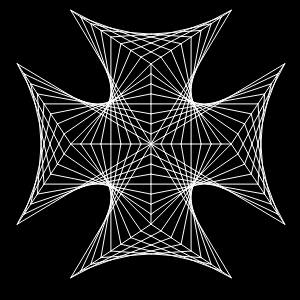
Frame 1 (no input)
Frame 60 (no input): identical to frame 1, image omitted
Frame 120 (the mouse pressed at the canvas centre since frame 60): identical to frame 1, image omitted

The p5.js sketch that drew this single still picture (run headless with seeded random() and noise() and a simulated clock; from frame 60 on, the mouse is pressed at the canvas centre):

// p5.js sketch
// ── sketch.js
//var mesh = [ [237.9,134,284.7,224.2], [244.6,123.9,278,214.2], [251.3,113.9,271.3,204.2], [258,103.9,264.6,194.1], [264.6,93.9,258,184.1], [271.3,83.8,251.3,174.1], [278,73.8,244.6,164.1], [284.7,63.8,237.9,154], [237.9,154,284.7,63.8], [244.6,164.1,278,73.8], [251.3,174.1,271.3,83.8], [258,184.1,264.6,93.9], [264.6,194.1,258,103.9], [271.3,204.2,251.3,113.9], [278,214.2,244.6,123.9], [284.7,224.2,237.9,134], [64.1,134,17.3,224.2], [57.4,123.9,24,214.2], [50.7,113.9,30.7,204.2], [44,103.9,37.4,194.1], [37.4,93.9,44,184.1], [30.7,83.8,50.7,174.1], [24,73.8,57.4,164.1], [17.3,63.8,64.1,154], [64.1,154,17.3,63.8], [57.4,164.1,24,73.8], [50.7,174.1,30.7,83.8], [44,184.1,37.4,93.9], [37.4,194.1,44,103.9], [30.7,204.2,50.7,113.9], [24,214.2,57.4,123.9], [17.3,224.2,64.1,134], [141,230.9,231.2,277.7], [130.9,237.6,221.2,271], [120.9,244.3,211.2,264.3], [110.9,251,201.1,257.6], [100.9,257.6,191.1,251], [90.8,264.3,181.1,244.3], [80.8,271,171.1,237.6], [70.8,277.7,161,230.9], [161,230.9,70.8,277.7], [171.1,237.6,80.8,271], [181.1,244.3,90.8,264.3], [191.1,251,100.9,257.6], [201.1,257.6,110.9,251], [211.2,264.3,120.9,244.3], [221.2,271,130.9,237.6], [231.2,277.7,141,230.9], [151,204.2,57.4,164.1], [151,214.2,64.1,154], [151,63.8,70.8,10.3], [151,63.8,231.2,10.3], [231.2,144,284.7,63.8], [231.2,144,284.7,224.2], [151,144,231.2,144], [151,144,151,63.8], [151,144,284.7,63.8], [151,134,278,73.8], [151,123.9,271.3,83.8], [151,113.9,264.6,93.9], [151,103.9,258,103.9], [151,93.9,251.3,113.9], [151,83.8,244.6,123.9], [151,73.8,237.9,134], [151,63.8,231.2,144], [151,144,231.2,10.3], [161,144,221.2,17], [171.1,144,211.2,23.7], [181.1,144,201.1,30.4], [191.1,144,191.1,37], [201.1,144,181.1,43.7], [211.2,144,171.1,50.4], [221.2,144,161,57.1], [231.2,144,151,63.8], [141,57.1,231.2,10.3], [130.9,50.4,221.2,17], [120.9,43.7,211.2,23.7], [110.9,37,201.1,30.4], [100.9,30.4,191.1,37], [90.8,23.7,181.1,43.7], [80.8,17,171.1,50.4], [70.8,10.3,161,57.1], [70.8,144,17.3,63.8], [70.8,144,17.3,224.2], [151,224.2,70.8,277.7], [151,224.2,231.2,277.7], [151,144,151,224.2], [151,144,70.8,144], [151,144,70.8,277.7], [141,144,80.8,271], [130.9,144,90.8,264.3], [120.9,144,100.9,257.6], [110.9,144,110.9,251], [100.9,144,120.9,244.3], [90.8,144,130.9,237.6], [80.8,144,141,230.9], [70.8,144,151,224.2], [151,144,17.3,224.2], [151,154,24,214.2], [151,164.1,30.7,204.2], [151,174.1,37.4,194.1], [151,184.1,44,184.1], [151,194.1,50.7,174.1], [151,224.2,70.8,144], [151,144,70.8,10.3], [141,144,80.8,17], [130.9,144,90.8,23.7], [120.9,144,100.9,30.4], [110.9,144,110.9,37], [100.9,144,120.9,43.7], [90.8,144,130.9,50.4], [80.8,144,141,57.1], [70.8,144,151,63.8], [151,144,17.3,63.8], [151,134,24,73.8], [151,123.9,30.7,83.8], [151,113.9,37.4,93.9], [151,103.9,44,103.9], [151,93.9,50.7,113.9], [151,83.8,57.4,123.9], [151,73.8,64.1,134], [161,57.1,70.8,10.3], [171.1,50.4,80.8,17], [181.1,43.7,90.8,23.7], [191.1,37,100.9,30.4], [201.1,30.4,110.9,37], [211.2,23.7,120.9,43.7], [221.2,17,130.9,50.4], [231.2,10.3,141,57.1], [151,63.8,70.8,144], [151,144,284.7,224.2], [151,154,278,214.2], [151,164.1,271.3,204.2], [151,174.1,264.6,194.1], [151,184.1,258,184.1], [151,194.1,251.3,174.1], [151,204.2,244.6,164.1], [151,214.2,237.9,154], [151,224.2,231.2,144], [151,144,231.2,277.7], [161,144,221.2,271], [171.1,144,211.2,264.3], [181.1,144,201.1,257.6], [191.1,144,191.1,251], [201.1,144,181.1,244.3], [211.2,144,171.1,237.6], [221.2,144,161,230.9], [231.2,144,151,224.2] ];
var mesh = [ [196.1,68.8,193.6,73], [188.6,81.3,186.1,85.5], [180.8,94.4,179.7,96.1], [179.7,96.1,177.9,99.2], [191.1,77.1,188.6,81.3], [181.1,93.9,183.6,89.7], [186.1,85.5,183.6,89.7], [196.1,68.8,198.6,64.6], [231.2,10.3,198.6,64.6], [181.1,93.9,180.8,94.4], [193.6,73,191.1,77.1], [166,118.9,171.2,110.4], [175.1,103.9,177.9,99.2], [159.4,130,166,118.9], [151,144,159.4,130], [171.2,110.4,175.1,103.9], [194.9,72.6,198.6,64.6], [165,135.6,170.1,124.9], [174.2,116.2,177.5,109.2], [170.1,124.9,174.2,116.2], [191.1,80.5,189.2,84.5], [161,144,165,135.6], [180,103.9,181.9,100], [221.2,17,198.6,64.6], [183.6,96.4,185.5,92.4], [194.9,72.6,193,76.5], [183.6,96.4,183,97.6], [183,97.6,181.9,100], [189.2,84.5,187.4,88.4], [193,76.5,191.1,80.5], [187.4,88.4,185.5,92.4], [177.5,109.2,180,103.9], [183.6,96.4,183.6,96.4], [183,108.3,184.4,103.9], [192.4,80.1,191.1,83.8], [186.1,98.9,185.5,100.8], [184.4,103.9,185.5,100.8], [171.1,144,176.1,129], [181.1,113.9,183,108.3], [189.9,87.6,191.1,83.8], [187.4,95.1,188.6,91.4], [196.1,68.8,194.9,72.6], [186.1,98.9,186.3,98.2], [186.1,98.9,186.1,98.9], [187.4,95.1,186.3,98.2], [192.4,80.1,194.9,72.6], [211.2,23.7,196.1,68.8], [178.8,120.8,181.1,113.9], [189.9,87.6,188.6,91.4], [176.1,129,178.8,120.8], [191.1,87.2,192.4,80.1], [188.6,101.4,188.6,101.4], [188.8,100,189.2,97.8], [185.8,117.5,186.7,112], [192.4,80.1,193,76.5], [193.6,73,193,76.5], [188.6,101.4,188.8,100.1], [201.1,30.4,201.1,30.4], [193.6,73,201.1,30.4], [191.1,87.2,190.5,90.7], [181.1,144,184.6,123.8], [189.9,94.3,189.2,97.8], [186.7,112,187.5,107.5], [187.5,107.5,188.2,103.9], [188.6,101.4,188.2,103.9], [188.8,100,188.8,100.1], [189.9,94.3,190.5,90.7], [184.6,123.8,185.8,117.5], [191.1,87.2,191.1,83.8], [191.1,93.9,191.1,97.2], [191.1,115,191.1,110.6], [191.1,100.5,191.1,97.2], [191.1,100.5,191.1,101], [191.1,119.9,191.1,115], [191.1,83.8,191.1,80.5], [191.1,93.9,191.1,87.2], [191.1,101.6,191.1,101], [191.1,37,191.1,77.1], [191.1,110.6,191.1,106.8], [191.1,103.9,191.1,103.9], [191.1,106.8,191.1,103.9], [191.1,144,191.1,119.9], [191.1,80.5,191.1,77.1], [191.1,101.6,191.1,101.9], [191.1,103.9,191.1,101.9], [188.6,81.3,181.1,43.7], [192.4,100.1,192.7,101.7], [193,103.3,193.1,103.9], [181.1,43.7,181.1,43.7], [188.6,81.3,189.2,84.5], [193,103.3,192.9,102.8], [192.4,100.1,191.1,93.9], [195,113.1,194.2,109.5], [192.8,102.2,192.7,101.7], [191.1,93.9,190.5,90.7], [189.9,87.6,189.2,84.5], [194.2,109.5,193.6,106.4], [195.8,117.1,195,113.1], [192.8,102.2,192.9,102.8], [201.1,144,195.8,117.1], [193.6,106.4,193.6,106.4], [190.5,90.7,189.9,87.6], [193.6,106.4,193.1,103.9], [188.6,91.4,187.4,88.4], [196.1,108.9,196.1,108.9], [193.8,103.4,193.3,102.3], [193.8,103.4,194,103.9], [193.1,101.9,193.3,102.3], [191.1,97.2,189.9,94.3], [189.9,94.3,188.6,91.4], [192.4,100.1,191.1,97.2], [194.9,106,194,103.9], [171.1,50.4,171.1,50.4], [198.9,115.3,197.4,112], [211.2,144,198.9,115.3], [197.4,112,196.1,108.9], [196.1,108.9,194.9,106.2], [193.1,101.9,192.4,100.1], [194.9,106,194.9,106.2], [187.4,88.4,186.1,85.5], [186.1,85.5,171.1,50.4], [198.6,111.4,198.6,111.4], [193.4,103.9,193,103.3], [221.2,144,200.6,114.2], [191.1,100.5,189.2,97.8], [200.6,114.2,198.6,111.4], [192.5,102.5,192.2,102.1], [191.6,101.2,192.2,102.1], [195,106.2,196.8,108.7], [193.4,103.9,194.9,106], [187.4,95.1,185.5,92.4], [189.2,97.8,187.4,95.1], [185.5,92.4,183.6,89.7], [192.5,102.5,193,103.3], [183.6,89.7,161,57.1], [195,106.2,194.9,106], [191.6,101.2,191.1,100.5], [198.6,111.4,196.8,108.7], [193.6,106.4,191.1,103.9], [191.1,103.9,188.6,101.4], [181.1,93.9,183.6,96.4], [198.6,111.4,196.1,108.9], [151,63.8,181.1,93.9], [231.2,144,201.1,113.9], [196.1,108.9,193.6,106.4], [186.1,98.9,183.6,96.4], [201.1,113.9,198.6,111.4], [188.6,101.4,186.1,98.9], [165,135.6,151,144], [222,101.4,217.9,103.9], [191.1,119.9,195.8,117.1], [200.6,114.2,201.1,113.9], [195.8,117.1,198.9,115.3], [209.5,108.9,213.7,106.4], [198.9,115.3,200.6,114.2], [205.3,111.4,209.5,108.9], [201.1,113.9,205.3,111.4], [226.2,98.9,222,101.4], [217.9,103.9,213.7,106.4], [230.4,96.4,226.2,98.9], [191.1,119.9,184.6,123.8], [176.1,129,165,135.6], [284.7,63.8,230.4,96.4], [184.6,123.8,176.1,129], [178.8,120.8,170.1,124.9], [185.8,117.5,178.8,120.8], [218.5,102,214.5,103.9], [191.1,115,195,113.1], [195,113.1,197.4,112], [197.4,112,198.6,111.4], [230.4,96.4,222.4,100.1], [159.4,130,151,134], [198.6,111.4,202.6,109.5], [202.6,109.5,206.6,107.6], [222.4,100.1,218.5,102], [210.5,105.8,206.6,107.6], [170.1,124.9,159.4,130], [185.8,117.5,191.1,115], [278,73.8,230.4,96.4], [214.5,103.9,210.5,105.8], [211.2,103.9,207.4,105.1], [181.1,113.9,186.7,112], [214.9,102.6,211.2,103.9], [194.2,109.5,196.1,108.9], [207.4,105.1,203.6,106.4], [196.8,108.7,199.9,107.6], [203.6,106.4,199.9,107.6], [196.1,108.9,196.8,108.7], [191.1,110.6,194.2,109.5], [186.7,112,191.1,110.6], [166,118.9,151,123.9], [174.2,116.2,166,118.9], [271.3,83.8,226.2,98.9], [226.2,98.9,222.4,100.1], [222.4,100.1,214.9,102.6], [181.1,113.9,174.2,116.2], [191.1,106.8,193.6,106.4], [183,108.3,187.5,107.5], [177.5,109.2,183,108.3], [195,106.2,194.9,106.2], [177.5,109.2,171.2,110.4], [200.7,105.1,197.2,105.8], [171.2,110.4,151,113.9], [214.9,102.6,207.8,103.9], [194.9,106.2,193.6,106.4], [187.5,107.5,191.1,106.8], [214.9,102.6,218.5,102], [207.8,103.9,204.3,104.5], [222,101.4,218.5,102], [204.3,104.5,200.7,105.1], [197.2,105.8,195,106.2], [264.6,93.9,222,101.4], [180,103.9,184.4,103.9], [214.5,103.9,211.2,103.9], [194.5,103.9,194,103.9], [258,103.9,217.9,103.9], [207.8,103.9,211.2,103.9], [175.1,103.9,151,103.9], [175.1,103.9,180,103.9], [207.8,103.9,201.1,103.9], [194,103.9,193.4,103.9], [214.5,103.9,217.9,103.9], [197.8,103.9,194.5,103.9], [193.1,103.9,191.1,103.9], [193.4,103.9,193.1,103.9], [201.1,103.9,197.8,103.9], [184.4,103.9,188.2,103.9], [188.2,103.9,191.1,103.9], [201.1,103.9,194.9,102.6], [191.7,102,191.1,101.9], [192.2,102.1,191.7,102], [181.9,100,177.9,99.2], [192.8,102.2,192.2,102.1], [191.1,101.9,188.6,101.4], [201.1,103.9,204.3,104.5], [207.4,105.1,204.3,104.5], [177.9,99.2,151,93.9], [207.4,105.1,210.5,105.8], [188.6,101.4,185.5,100.8], [213.7,106.4,210.5,105.8], [193.3,102.3,192.8,102.2], [194.9,102.6,193.3,102.3], [213.7,106.4,251.3,113.9], [185.5,100.8,181.9,100], [183,97.6,179.7,96.1], [191.1,101,189,100.1], [183,97.6,186.1,98.9], [191.6,101.2,191.1,101], [189,100.1,188.8,100.1], [188.8,100.1,186.1,98.9], [193.1,101.9,192.7,101.7], [206.6,107.6,203.6,106.4], [200.7,105.1,197.8,103.9], [200.7,105.1,203.6,106.4], [194.9,102.6,197.8,103.9], [206.6,107.6,209.5,108.9], [192.7,101.7,191.6,101.2], [179.7,96.1,151,83.8], [194.9,102.6,193.1,101.9], [209.5,108.9,244.6,123.9], [191.7,102,192.5,102.5], [189,100.1,191.1,101.6], [180.8,94.4,183.6,96.4], [205.3,111.4,237.9,134], [194.5,103.9,197.2,105.8], [188.8,100,186.3,98.2], [180.8,94.4,151,73.8], [186.3,98.2,183.6,96.4], [205.3,111.4,202.6,109.5], [193.8,103.4,192.9,102.8], [192.9,102.8,192.5,102.5], [191.7,102,191.1,101.6], [199.9,107.6,197.2,105.8], [202.6,109.5,199.9,107.6], [194.5,103.9,193.8,103.4], [189,100.1,188.8,100], [75.8,189.1,80,186.6], [110.9,168.1,117.4,164.2], [103.1,172.7,106.2,170.9], [106.2,170.9,110.9,168.1], [88.3,181.6,84.1,184.1], [96.7,176.6,100.9,174.1], [137,152.4,125.9,159], [101.4,173.8,103.1,172.7], [80,186.6,84.1,184.1], [100.9,174.1,101.4,173.8], [71.6,191.6,75.8,189.1], [92.5,179.1,88.3,181.6], [117.4,164.2,125.9,159], [151,144,137,152.4], [96.7,176.6,92.5,179.1], [17.3,224.2,71.6,191.6], [104.6,176,103.4,176.6], [116.2,170.5,123.2,167.2], [103.4,176.6,99.4,178.5], [71.6,191.6,79.6,187.9], [142.6,158,151,154], [131.9,163.1,123.2,167.2], [83.5,186,87.5,184.1], [91.5,182.2,87.5,184.1], [79.6,187.9,83.5,186], [103.4,176.6,103.4,176.6], [104.6,176,107,174.9], [107,174.9,110.9,173], [110.9,173,116.2,170.5], [142.6,158,131.9,163.1], [99.4,178.5,95.4,180.4], [95.4,180.4,91.5,182.2], [24,214.2,71.6,191.6], [30.7,204.2,75.8,189.1], [136,169.1,127.8,171.8], [151,164.1,136,169.1], [115.3,176,120.9,174.1], [75.8,189.1,79.6,187.9], [98.4,181.6,94.6,182.9], [105.9,179.1,105.9,179.1], [107.8,178.5,105.9,179.1], [105.9,179.1,105.2,179.3], [107.8,178.5,110.9,177.4], [110.9,177.4,115.3,176], [87.1,185.4,90.8,184.1], [105.2,179.3,102.1,180.4], [90.8,184.1,94.6,182.9], [127.8,171.8,120.9,174.1], [102.1,180.4,98.4,181.6], [79.6,187.9,87.1,185.4], [80,186.6,83.5,186], [101.3,182.9,104.8,182.2], [104.8,182.2,107,181.8], [108.4,181.6,107.1,181.8], [107.1,181.8,107,181.8], [108.4,181.6,108.4,181.6], [110.9,181.2,114.5,180.5], [87.1,185.4,83.5,186], [94.2,184.1,97.7,183.5], [97.7,183.5,101.3,182.9], [110.9,181.2,108.4,181.6], [37.4,194.1,80,186.6], [114.5,180.5,119,179.7], [130.8,177.6,124.5,178.8], [124.5,178.8,119,179.7], [151,174.1,130.8,177.6], [87.1,185.4,94.2,184.1], [104.2,184.1,107.5,184.1], [122,184.1,126.9,184.1], [117.6,184.1,122,184.1], [94.2,184.1,90.8,184.1], [87.5,184.1,90.8,184.1], [151,184.1,126.9,184.1], [108.6,184.1,108.9,184.1], [100.9,184.1,104.2,184.1], [107.5,184.1,108,184.1], [108,184.1,108.6,184.1], [113.8,184.1,117.6,184.1], [108.9,184.1,110.9,184.1], [94.2,184.1,100.9,184.1], [110.9,184.1,110.9,184.1], [113.8,184.1,110.9,184.1], [84.1,184.1,44,184.1], [87.5,184.1,84.1,184.1], [109.2,185.8,109.8,185.9], [91.5,182.2,94.6,182.9], [109.8,185.9,110.3,186], [110.9,186.1,113.4,186.6], [124.1,188.8,151,194.1], [113.4,186.6,113.4,186.6], [110.3,186,110.9,186.1], [100.9,184.1,107.1,185.4], [120.1,188,124.1,188.8], [94.6,182.9,97.7,183.5], [116.5,187.2,120.1,188], [108.7,185.7,109.2,185.8], [88.3,181.6,50.7,174.1], [100.9,184.1,97.7,183.5], [91.5,182.2,88.3,181.6], [107.1,185.4,108.7,185.7], [113.4,186.6,116.5,187.2], [92.5,179.1,57.4,164.1], [109.3,186.3,110.4,186.8], [113,187.9,113.2,187.9], [92.5,179.1,95.4,180.4], [108.9,186.1,109.3,186.3], [95.4,180.4,98.4,181.6], [101.3,182.9,98.4,181.6], [110.9,187,113,187.9], [101.3,182.9,104.2,184.1], [113.2,187.9,115.9,189.1], [110.4,186.8,110.9,187], [115.9,189.1,115.9,189.1], [107.1,185.4,108.9,186.1], [119,190.4,115.9,189.1], [119,190.4,122.3,191.9], [107.1,185.4,104.2,184.1], [122.3,191.9,151,204.2], [102.1,180.4,104.8,182.2], [113,187.9,113.2,188], [64.1,154,64.1,154], [108.2,184.6,109.1,185.2], [118.4,191.6,118.4,191.6], [110.3,186,110.9,186.4], [64.1,154,96.7,176.6], [121.2,193.6,151,214.2], [107.5,184.1,104.8,182.2], [110.3,186,109.5,185.5], [96.7,176.6,99.4,178.5], [113,187.9,110.9,186.4], [121.2,193.6,118.4,191.6], [107.5,184.1,108.2,184.6], [115.7,189.8,118.4,191.6], [109.1,185.2,109.5,185.5], [99.4,178.5,102.1,180.4], [113.2,188,115.7,189.8], [100.9,174.1,103.4,176.6], [70.8,144,100.9,174.1], [108.4,181.6,110.9,184.1], [151,224.2,120.9,194.1], [110.9,184.1,113.4,186.6], [103.4,176.6,105.9,179.1], [115.9,189.1,118.4,191.6], [120.9,194.1,118.4,191.6], [113.4,186.6,115.9,189.1], [105.9,179.1,108.4,181.6], [126.9,184.1,130.8,177.6], [136,169.1,130.8,177.6], [108.4,215,105.9,219.2], [115.9,202.5,118.4,198.3], [121.2,193.6,122.3,191.9], [124.1,188.8,126.9,184.1], [142.6,158,136,169.1], [118.4,198.3,120.9,194.1], [108.4,215,110.9,210.9], [151,144,142.6,158], [103.4,223.4,105.9,219.2], [122.3,191.9,124.1,188.8], [120.9,194.1,121.2,193.6], [113.4,206.7,115.9,202.5], [70.8,277.7,103.4,223.4], [110.9,210.9,113.4,206.7], [110.9,207.5,112.8,203.5], [131.9,163.1,127.8,171.8], [114.6,199.6,112.8,203.5], [119,190.4,120.1,188], [109,211.5,110.9,207.5], [107.1,215.4,109,211.5], [118.4,191.6,116.5,195.6], [141,144,137,152.4], [114.6,199.6,116.5,195.6], [131.9,163.1,137,152.4], [80.8,271,103.4,223.4], [107.1,215.4,103.4,223.4], [120.1,188,122,184.1], [127.8,171.8,124.5,178.8], [124.5,178.8,122,184.1], [118.4,191.6,119,190.4], [114.6,192.9,115.7,189.8], [130.9,144,125.9,159], [115.9,189.1,115.7,189.8], [114.6,192.9,113.4,196.6], [120.9,174.1,119,179.7], [119,179.7,117.6,184.1], [109.6,207.9,110.9,204.2], [112.1,200.4,110.9,204.2], [90.8,264.3,105.9,219.2], [115.9,189.1,116.5,187.2], [117.6,184.1,116.5,187.2], [120.9,174.1,123.2,167.2], [112.1,200.4,113.4,196.6], [107.1,215.4,105.9,219.2], [109.6,207.9,107.1,215.4], [123.2,167.2,125.9,159], [109.6,207.9,109,211.5], [114.5,180.5,113.8,184.1], [115.3,176,114.5,180.5], [100.9,257.6,108.4,215], [108.4,215,109,211.5], [112.1,193.7,112.8,190.2], [110.9,200.8,111.5,197.3], [113.4,186.6,113.8,184.1], [113.2,188,112.8,190.2], [116.2,170.5,115.3,176], [110.9,200.8,109.6,207.9], [113.4,186.6,113.2,187.9], [120.9,144,117.4,164.2], [112.1,193.7,111.5,197.3], [113.2,188,113.2,187.9], [117.4,164.2,116.2,170.5], [110.9,186.4,110.9,187], [110.9,177.4,110.9,181.2], [110.9,187.5,110.9,187], [110.9,194.1,110.9,200.8], [110.9,184.1,110.9,186.1], [110.9,186.4,110.9,186.1], [110.9,194.1,110.9,190.8], [110.9,173,110.9,177.4], [110.9,187.5,110.9,190.8], [110.9,251,110.9,210.9], [110.9,204.2,110.9,207.5], [110.9,207.5,110.9,210.9], [110.9,144,110.9,168.1], [110.9,168.1,110.9,173], [110.9,200.8,110.9,204.2], [110.9,184.1,110.9,181.2], [109,184.7,109.1,185.2], [109,184.7,108.9,184.1], [106.2,170.9,107,174.9], [108.4,181.6,107.8,178.5], [107,174.9,107.8,178.5], [109.6,187.9,110.9,194.1], [109.2,185.8,109.3,186.3], [110.9,194.1,111.5,197.3], [112.1,200.4,112.8,203.5], [109.2,185.8,109.1,185.2], [108.4,181.6,108.9,184.1], [120.9,244.3,113.4,206.7], [111.5,197.3,112.1,200.4], [100.9,144,106.2,170.9], [109.6,187.9,109.3,186.3], [112.8,203.5,113.4,206.7], [105.9,179.1,107.1,181.8], [110.9,190.8,112.1,193.7], [108.9,186.1,108.7,185.7], [112.1,193.7,113.4,196.6], [109.6,187.9,110.9,190.8], [113.4,196.6,114.6,199.6], [103.1,172.7,90.8,144], [105.9,179.1,104.6,176], [115.9,202.5,130.9,237.6], [115.9,202.5,114.6,199.6], [107.1,182,107.1,181.8], [108.2,184.6,108.7,185.7], [108.9,186.1,109.6,187.9], [108.2,184.6,108,184.1], [103.1,172.7,104.6,176], [107.1,182,108,184.1], [103.4,176.6,105.2,179.3], [108.6,184.1,107.1,182], [112.8,190.2,114.6,192.9], [110.4,186.8,110.9,187.5], [141,230.9,118.4,198.3], [110.9,187.5,112.8,190.2], [107,181.8,107.1,182], [116.5,195.6,118.4,198.3], [108.6,184.1,109,184.7], [141,230.9,141,230.9], [114.6,192.9,116.5,195.6], [110.4,186.8,109.8,185.9], [109.5,185.5,109,184.7], [103.4,176.6,101.4,173.8], [109.5,185.5,109.8,185.9], [105.2,179.3,107,181.8], [80.8,144,101.4,173.8], [115.9,85.5,118.4,89.7], [103.4,64.6,105.9,68.8], [105.9,68.8,108.4,73], [118.4,89.7,120.9,93.9], [126.9,103.9,130.8,110.4], [130.8,110.4,136,118.9], [142.6,130,136,118.9], [120.9,93.9,121.2,94.4], [113.4,81.3,115.9,85.5], [121.2,94.4,122.3,96.1], [124.1,99.2,126.9,103.9], [113.4,81.3,110.9,77.1], [108.4,73,110.9,77.1], [151,144,142.6,130], [122.3,96.1,124.1,99.2], [70.8,10.3,103.4,64.6], [191.1,37,201.1,30.4], [191.1,37,181.1,43.7], [231.2,10.3,221.2,17], [211.2,23.7,201.1,30.4], [211.2,23.7,221.2,17], [181.1,43.7,171.1,50.4], [171.1,50.4,161,57.1], [151,63.8,161,57.1], [70.8,10.3,90.8,20.7], [90.8,20.7,100.9,25.9], [130.9,41.5,141,46.7], [120.9,36.3,130.9,41.5], [161,57.1,161,57.1], [110.9,31.1,100.9,25.9], [141,46.7,151,51.9], [110.9,31.1,120.9,36.3], [151,51.9,161,57.1], [171.1,50.4,161,46.7], [151,43,161,46.7], [90.8,20.7,80.8,17], [80.8,17,80.8,17], [110.9,28.1,120.9,31.8], [141,39.3,151,43], [120.9,31.8,130.9,35.6], [130.9,35.6,141,39.3], [110.9,28.1,90.8,20.7], [90.8,23.7,90.8,23.7], [110.9,28.1,100.9,25.9], [130.9,32.6,110.9,28.1], [100.9,25.9,90.8,23.7], [171.1,41.5,181.1,43.7], [151,37,161,39.3], [130.9,32.6,141,34.8], [151,37,141,34.8], [171.1,41.5,161,39.3], [130.9,32.6,120.9,31.8], [191.1,37,191.1,37], [110.9,31.1,100.9,30.4], [151,34.1,161,34.8], [171.1,35.6,161,34.8], [110.9,31.1,120.9,31.8], [151,34.1,130.9,32.6], [191.1,37,181.1,36.3], [171.1,35.6,181.1,36.3], [110.9,37,110.9,37], [130.9,35.6,120.9,36.3], [110.9,37,120.9,36.3], [141,34.8,130.9,35.6], [151,34.1,141,34.8], [171.1,32.6,151,34.1], [191.1,31.1,181.1,31.8], [171.1,32.6,181.1,31.8], [191.1,31.1,201.1,30.4], [130.9,41.5,141,39.3], [151,37,141,39.3], [191.1,28.1,171.1,32.6], [211.2,23.7,211.2,23.7], [130.9,41.5,120.9,43.7], [171.1,32.6,161,34.8], [120.9,43.7,120.9,43.7], [191.1,28.1,201.1,25.9], [161,34.8,151,37], [211.2,23.7,201.1,25.9], [221.2,17,221.2,17], [191.1,28.1,181.1,31.8], [211.2,20.7,221.2,17], [161,39.3,151,43], [171.1,35.6,161,39.3], [130.9,50.4,141,46.7], [151,43,141,46.7], [181.1,31.8,171.1,35.6], [211.2,20.7,191.1,28.1], [151,51.9,141,57.1], [211.2,20.7,201.1,25.9], [161,46.7,151,51.9], [141,57.1,141,57.1], [201.1,25.9,191.1,31.1], [171.1,41.5,161,46.7], [231.2,10.3,211.2,20.7], [191.1,31.1,181.1,36.3], [181.1,36.3,171.1,41.5], [130.9,50.4,141,57.1], [120.9,43.7,130.9,50.4], [80.8,17,90.8,23.7], [70.8,10.3,80.8,17], [110.9,37,120.9,43.7], [90.8,23.7,100.9,30.4], [110.9,37,100.9,30.4], [141,57.1,151,63.8], [64.1,134,57.4,123.9], [57.4,123.9,50.7,113.9], [50.7,113.9,44,103.9], [30.7,83.8,24,73.8], [44,103.9,37.4,93.9], [17.3,63.8,24,73.8], [64.1,134,70.8,144], [37.4,93.9,30.7,83.8], [37.4,194.1,44,184.1], [64.1,154,70.8,144], [64.1,154,57.4,164.1], [17.3,224.2,24,214.2], [24,214.2,30.7,204.2], [30.7,204.2,37.4,194.1], [57.4,164.1,50.7,174.1], [50.7,174.1,44,184.1], [70.8,144,80.8,144], [100.9,144,110.9,144], [110.9,144,120.9,144], [90.8,144,100.9,144], [120.9,144,130.9,144], [141,144,130.9,144], [151,144,141,144], [80.8,144,90.8,144], [151,134,151,123.9], [151,73.8,151,83.8], [151,93.9,151,103.9], [151,144,151,134], [151,83.8,151,93.9], [151,103.9,151,113.9], [151,113.9,151,123.9], [151,63.8,151,73.8], [110.9,119.9,117.4,123.8], [92.5,108.9,96.7,111.4], [103.1,115.3,106.2,117.1], [103.1,115.3,101.4,114.2], [71.6,96.4,17.3,63.8], [84.1,103.9,88.3,106.4], [106.2,117.1,110.9,119.9], [75.8,98.9,80,101.4], [117.4,123.8,125.9,129], [71.6,96.4,75.8,98.9], [151,144,137,135.6], [96.7,111.4,100.9,113.9], [137,135.6,125.9,129], [88.3,106.4,92.5,108.9], [80,101.4,84.1,103.9], [100.9,113.9,101.4,114.2], [116.2,117.5,123.2,120.8], [87.5,103.9,91.5,105.8], [103.4,111.4,103.4,111.4], [107,113.1,110.9,115], [91.5,105.8,95.4,107.6], [99.4,109.5,103.4,111.4], [79.6,100.1,83.5,102], [83.5,102,87.5,103.9], [104.6,112,107,113.1], [131.9,124.9,123.2,120.8], [71.6,96.4,79.6,100.1], [110.9,115,116.2,117.5], [95.4,107.6,99.4,109.5], [71.6,96.4,24,73.8], [131.9,124.9,142.6,130], [103.4,111.4,104.6,112], [142.6,130,151,134], [87.1,102.6,90.8,103.9], [87.1,102.6,79.6,100.1], [105.9,108.9,107.8,109.5], [110.9,110.6,115.3,112], [120.9,113.9,127.8,116.2], [75.8,98.9,30.7,83.8], [120.9,113.9,115.3,112], [136,118.9,151,123.9], [105.9,108.9,105.9,108.9], [75.8,98.9,79.6,100.1], [127.8,116.2,136,118.9], [90.8,103.9,94.6,105.1], [105.2,108.7,105.9,108.9], [94.6,105.1,98.4,106.4], [107.8,109.5,110.9,110.6], [102.1,107.6,105.2,108.7], [98.4,106.4,102.1,107.6], [80,101.4,37.4,93.9], [107,106.2,107.1,106.2], [114.5,107.5,119,108.3], [108.4,106.4,107.1,106.2], [101.3,105.1,97.7,104.5], [80,101.4,83.5,102], [124.5,109.2,119,108.3], [151,113.9,130.8,110.4], [108.4,106.4,110.9,106.8], [101.3,105.1,104.8,105.8], [114.5,107.5,110.9,106.8], [124.5,109.2,130.8,110.4], [104.8,105.8,107,106.2], [108.4,106.4,108.4,106.4], [94.2,103.9,87.1,102.6], [94.2,103.9,97.7,104.5], [83.5,102,87.1,102.6], [108.6,103.9,108.9,103.9], [84.1,103.9,44,103.9], [117.6,103.9,113.8,103.9], [110.9,103.9,113.8,103.9], [107.5,103.9,108,103.9], [108.6,103.9,108,103.9], [110.9,103.9,108.9,103.9], [107.5,103.9,104.2,103.9], [84.1,103.9,87.5,103.9], [126.9,103.9,151,103.9], [100.9,103.9,94.2,103.9], [110.9,103.9,110.9,103.9], [94.2,103.9,90.8,103.9], [87.5,103.9,90.8,103.9], [100.9,103.9,104.2,103.9], [117.6,103.9,122,103.9], [126.9,103.9,122,103.9], [109.2,102.2,109.8,102.1], [110.3,102,109.8,102.1], [113.4,101.4,113.4,101.4], [120.1,100,124.1,99.2], [151,93.9,124.1,99.2], [109.2,102.2,108.7,102.3], [88.3,106.4,50.7,113.9], [107.1,102.6,108.7,102.3], [91.5,105.8,94.6,105.1], [107.1,102.6,100.9,103.9], [97.7,104.5,94.6,105.1], [100.9,103.9,97.7,104.5], [120.1,100,116.5,100.8], [113.4,101.4,110.9,101.9], [113.4,101.4,116.5,100.8], [110.3,102,110.9,101.9], [88.3,106.4,91.5,105.8], [95.4,107.6,98.4,106.4], [104.2,103.9,101.3,105.1], [107.1,102.6,104.2,103.9], [122.3,96.1,151,83.8], [115.9,98.9,115.9,98.9], [110.4,101.2,109.3,101.7], [122.3,96.1,119,97.6], [108.9,101.9,109.3,101.7], [110.4,101.2,110.9,101], [113,100.1,110.9,101], [115.9,98.9,119,97.6], [108.9,101.9,107.1,102.6], [98.4,106.4,101.3,105.1], [95.4,107.6,92.5,108.9], [115.9,98.9,113.2,100.1], [92.5,108.9,57.4,123.9], [113,100.1,113.2,100.1], [108.2,103.4,109.1,102.8], [64.1,134,96.7,111.4], [110.9,101.6,110.3,102], [109.5,102.5,109.1,102.8], [109.5,102.5,110.3,102], [118.4,96.4,118.4,96.4], [107.5,103.9,104.8,105.8], [110.9,101.6,113,100.1], [64.1,134,64.1,134], [118.4,96.4,115.7,98.2], [113.2,100,113,100.1], [99.4,109.5,96.7,111.4], [108.2,103.4,107.5,103.9], [151,73.8,121.2,94.4], [118.4,96.4,121.2,94.4], [102.1,107.6,99.4,109.5], [113.2,100,115.7,98.2], [102.1,107.6,104.8,105.8], [118.4,96.4,115.9,98.9], [108.4,106.4,105.9,108.9], [151,63.8,120.9,93.9], [105.9,108.9,103.4,111.4], [120.9,93.9,118.4,96.4], [113.4,101.4,110.9,103.9], [110.9,103.9,108.4,106.4], [103.4,111.4,100.9,113.9], [70.8,144,100.9,113.9], [115.9,98.9,113.4,101.4], [122,103.9,124.5,109.2], [120.1,100,122,103.9], [131.9,124.9,127.8,116.2], [137,135.6,131.9,124.9], [103.4,64.6,107.1,72.6], [119,97.6,120.1,100], [118.4,96.4,119,97.6], [109,76.5,110.9,80.5], [110.9,80.5,112.8,84.5], [107.1,72.6,109,76.5], [124.5,109.2,127.8,116.2], [103.4,64.6,80.8,17], [112.8,84.5,114.6,88.4], [116.5,92.4,118.4,96.4], [114.6,88.4,116.5,92.4], [137,135.6,141,144], [112.1,87.6,113.4,91.4], [117.6,103.9,119,108.3], [119,108.3,120.9,113.9], [107.1,72.6,105.9,68.8], [109.6,80.1,110.9,83.8], [114.6,95.1,115.7,98.2], [123.2,120.8,120.9,113.9], [125.9,129,123.2,120.8], [115.7,98.2,115.9,98.9], [113.4,91.4,114.6,95.1], [90.8,23.7,105.9,68.8], [110.9,83.8,112.1,87.6], [115.9,98.9,116.5,100.8], [107.1,72.6,109.6,80.1], [116.5,100.8,117.6,103.9], [125.9,129,130.9,144], [113.4,101.4,113.8,103.9], [100.9,30.4,100.9,30.4], [116.2,117.5,117.4,123.8], [117.4,123.8,120.9,144], [114.5,107.5,115.3,112], [108.4,73,100.9,30.4], [109.6,80.1,109,76.5], [108.4,73,109,76.5], [110.9,87.2,111.5,90.7], [109.6,80.1,110.9,87.2], [111.5,90.7,112.1,94.3], [113.2,100,113.2,100.1], [113.2,100.1,113.4,101.4], [115.3,112,116.2,117.5], [112.1,94.3,112.8,97.8], [112.8,97.8,113.2,100], [113.8,103.9,114.5,107.5], [110.9,93.9,110.9,97.2], [110.9,100.5,110.9,101], [110.9,97.2,110.9,100.5], [110.9,87.2,110.9,93.9], [110.9,87.2,110.9,83.8], [110.9,101.9,110.9,103.9], [110.9,80.5,110.9,83.8], [110.9,115,110.9,119.9], [110.9,101.6,110.9,101.9], [110.9,37,110.9,77.1], [110.9,103.9,110.9,106.8], [110.9,80.5,110.9,77.1], [110.9,144,110.9,119.9], [110.9,110.6,110.9,115], [110.9,101,110.9,101.6], [110.9,106.8,110.9,110.6], [107.8,109.5,107,113.1], [110.9,93.9,111.5,90.7], [107,113.1,106.2,117.1], [107.8,109.5,108.4,106.4], [106.2,117.1,100.9,144], [112.1,87.6,111.5,90.7], [109.2,102.2,109.1,102.8], [109.6,100.1,109.3,101.7], [113.4,81.3,112.8,84.5], [120.9,43.7,113.4,81.3], [112.1,87.6,112.8,84.5], [109.1,102.8,109,103.3], [109.3,101.7,109.2,102.2], [108.9,103.9,108.4,106.4], [109,103.3,108.9,103.9], [110.9,93.9,109.6,100.1], [109.6,100.1,110.9,97.2], [112.1,94.3,110.9,97.2], [130.9,50.4,130.9,50.4], [114.6,88.4,113.4,91.4], [115.9,85.5,114.6,88.4], [108,103.9,107.1,106], [90.8,144,103.1,115.3], [130.9,50.4,115.9,85.5], [109.6,100.1,108.9,101.9], [104.6,112,105.9,108.9], [108.2,103.4,108,103.9], [112.1,94.3,113.4,91.4], [107.1,106,107.1,106.2], [108.9,101.9,108.7,102.3], [108.7,102.3,108.2,103.4], [107.1,106.2,105.9,108.9], [104.6,112,103.1,115.3], [107.1,106,107,106.2], [107,106.2,105.2,108.7], [114.6,95.1,112.8,97.8], [109.8,102.1,109.5,102.5], [110.4,101.2,109.8,102.1], [109,103.3,108.6,103.9], [105.2,108.7,103.4,111.4], [80.8,144,101.4,114.2], [103.4,111.4,101.4,114.2], [110.9,100.5,110.4,101.2], [110.9,100.5,112.8,97.8], [109,103.3,109.5,102.5], [118.4,89.7,116.5,92.4], [141,57.1,118.4,89.7], [114.6,95.1,116.5,92.4], [107.1,106,108.6,103.9], [58.9,144,53.7,134], [27.7,83.8,32.9,93.9], [43.3,113.9,38.1,103.9], [53.7,134,48.5,123.9], [48.5,123.9,43.3,113.9], [32.9,93.9,38.1,103.9], [64.1,154,58.9,144], [17.3,63.8,27.7,83.8], [57.4,164.1,53.7,154], [24,73.8,27.7,83.8], [53.7,154,50,144], [24,73.8,24,73.8], [42.6,123.9,46.3,134], [27.7,83.8,35.1,103.9], [38.8,113.9,42.6,123.9], [35.1,103.9,38.8,113.9], [57.4,164.1,57.4,164.1], [46.3,134,50,144], [46.3,154,48.5,164.1], [50.7,174.1,48.5,164.1], [44,144,46.3,154], [30.7,83.8,30.7,83.8], [30.7,83.8,32.9,93.9], [41.8,134,44,144], [35.1,103.9,32.9,93.9], [39.6,123.9,41.8,134], [35.1,103.9,39.6,123.9], [50.7,174.1,50.7,174.1], [44,184.1,44,184.1], [41.1,144,41.8,154], [42.6,164.1,43.3,174.1], [43.3,174.1,44,184.1], [37.4,93.9,37.4,93.9], [41.8,154,42.6,164.1], [39.6,123.9,38.8,113.9], [37.4,93.9,38.1,103.9], [38.1,103.9,38.8,113.9], [39.6,123.9,41.1,144], [38.8,174.1,38.1,184.1], [38.1,184.1,37.4,194.1], [41.1,144,39.6,164.1], [42.6,123.9,43.3,113.9], [44,103.9,43.3,113.9], [44,103.9,44,103.9], [41.1,144,41.8,134], [42.6,123.9,41.8,134], [39.6,164.1,38.8,174.1], [37.4,194.1,37.4,194.1], [50.7,113.9,48.5,123.9], [50.7,113.9,50.7,113.9], [48.5,123.9,46.3,134], [30.7,204.2,30.7,204.2], [39.6,164.1,35.1,184.1], [39.6,164.1,41.8,154], [32.9,194.1,30.7,204.2], [32.9,194.1,35.1,184.1], [44,144,41.8,154], [44,144,46.3,134], [35.1,184.1,38.8,174.1], [57.4,123.9,57.4,123.9], [24,214.2,27.7,204.2], [24,214.2,24,214.2], [50,144,46.3,154], [53.7,134,50,144], [57.4,123.9,53.7,134], [42.6,164.1,38.8,174.1], [35.1,184.1,27.7,204.2], [42.6,164.1,46.3,154], [32.9,194.1,38.1,184.1], [53.7,154,58.9,144], [17.3,224.2,27.7,204.2], [64.1,134,58.9,144], [48.5,164.1,53.7,154], [38.1,184.1,43.3,174.1], [27.7,204.2,32.9,194.1], [48.5,164.1,43.3,174.1], [271.3,83.8,264.6,93.9], [278,73.8,271.3,83.8], [237.9,134,244.6,123.9], [231.2,144,237.9,134], [284.7,63.8,278,73.8], [264.6,93.9,258,103.9], [258,103.9,251.3,113.9], [244.6,123.9,251.3,113.9], [237.9,134,243.1,144], [253.5,164.1,258.7,174.1], [269.1,194.1,263.9,184.1], [274.3,204.2,269.1,194.1], [237.9,134,237.9,134], [248.3,154,253.5,164.1], [243.1,144,248.3,154], [258.7,174.1,263.9,184.1], [284.7,224.2,274.3,204.2], [244.6,123.9,248.3,134], [248.3,134,252,144], [278,214.2,274.3,204.2], [278,214.2,278,214.2], [263.2,174.1,259.4,164.1], [259.4,164.1,255.7,154], [274.3,204.2,266.9,184.1], [266.9,184.1,263.2,174.1], [244.6,123.9,244.6,123.9], [255.7,154,252,144], [253.5,123.9,251.3,113.9], [266.9,184.1,262.4,164.1], [260.2,154,258,144], [271.3,204.2,269.1,194.1], [255.7,134,253.5,123.9], [262.4,164.1,260.2,154], [271.3,204.2,271.3,204.2], [266.9,184.1,269.1,194.1], [258,144,255.7,134], [251.3,113.9,251.3,113.9], [260.2,134,259.4,123.9], [258.7,113.9,258,103.9], [262.4,164.1,260.9,144], [264.6,194.1,264.6,194.1], [264.6,194.1,263.9,184.1], [260.9,144,260.2,134], [262.4,164.1,263.2,174.1], [259.4,123.9,258.7,113.9], [258,103.9,258,103.9], [263.9,184.1,263.2,174.1], [263.2,113.9,262.4,123.9], [264.6,93.9,264.6,93.9], [260.9,144,260.2,154], [259.4,164.1,260.2,154], [263.2,113.9,263.9,103.9], [263.9,103.9,264.6,93.9], [258,184.1,258,184.1], [258,184.1,258.7,174.1], [259.4,164.1,258.7,174.1], [260.9,144,262.4,123.9], [258,144,255.7,154], [253.5,164.1,255.7,154], [251.3,174.1,251.3,174.1], [269.1,93.9,271.3,83.8], [271.3,83.8,271.3,83.8], [258,144,260.2,134], [262.4,123.9,260.2,134], [262.4,123.9,266.9,103.9], [269.1,93.9,266.9,103.9], [251.3,174.1,253.5,164.1], [252,144,255.7,134], [252,144,248.3,154], [259.4,123.9,255.7,134], [278,73.8,278,73.8], [278,73.8,274.3,83.8], [274.3,83.8,266.9,103.9], [263.2,113.9,259.4,123.9], [266.9,103.9,263.2,113.9], [244.6,164.1,244.6,164.1], [244.6,164.1,248.3,154], [269.1,93.9,263.9,103.9], [274.3,83.8,269.1,93.9], [248.3,134,253.5,123.9], [237.9,154,237.9,154], [263.9,103.9,258.7,113.9], [243.1,144,237.9,154], [258.7,113.9,253.5,123.9], [284.7,63.8,274.3,83.8], [243.1,144,248.3,134], [231.2,144,237.9,154], [258,184.1,264.6,194.1], [271.3,204.2,278,214.2], [251.3,174.1,258,184.1], [264.6,194.1,271.3,204.2], [284.7,224.2,278,214.2], [237.9,154,244.6,164.1], [244.6,164.1,251.3,174.1], [221.2,271,211.2,264.3], [191.1,251,181.1,244.3], [171.1,237.6,161,230.9], [211.2,264.3,201.1,257.6], [231.2,277.7,221.2,271], [181.1,244.3,171.1,237.6], [201.1,257.6,191.1,251], [161,230.9,151,224.2], [80.8,271,90.8,264.3], [80.8,271,70.8,277.7], [100.9,257.6,110.9,251], [120.9,244.3,130.9,237.6], [100.9,257.6,90.8,264.3], [141,230.9,130.9,237.6], [120.9,244.3,110.9,251], [141,230.9,151,224.2], [151,204.2,151,194.1], [151,144,151,154], [151,154,151,164.1], [151,184.1,151,194.1], [151,214.2,151,204.2], [151,174.1,151,184.1], [151,224.2,151,214.2], [151,164.1,151,174.1], [161,144,151,144], [231.2,144,221.2,144], [211.2,144,201.1,144], [201.1,144,191.1,144], [171.1,144,161,144], [181.1,144,171.1,144], [221.2,144,211.2,144], [191.1,144,181.1,144], [181.1,194.1,180.8,193.6], [196.1,219.2,193.6,215], [151,144,159.4,158], [179.7,191.9,177.9,188.8], [177.9,188.8,175.1,184.1], [175.1,184.1,171.2,177.6], [198.6,223.4,196.1,219.2], [180.8,193.6,179.7,191.9], [171.2,177.6,166,169.1], [166,169.1,159.4,158], [191.1,210.9,188.6,206.7], [193.6,215,191.1,210.9], [188.6,206.7,186.1,202.5], [231.2,277.7,198.6,223.4], [186.1,202.5,183.6,198.3], [183.6,198.3,181.1,194.1], [194.9,215.4,193,211.5], [187.4,199.6,185.5,195.6], [183.6,191.6,183.6,191.6], [193,211.5,191.1,207.5], [181.9,188,180,184.1], [180,184.1,177.5,178.8], [185.5,195.6,183.6,191.6], [198.6,223.4,221.2,271], [177.5,178.8,174.2,171.8], [181.9,188,183,190.4], [191.1,207.5,189.2,203.5], [189.2,203.5,187.4,199.6], [183.6,191.6,183,190.4], [170.1,163.1,165,152.4], [174.2,171.8,170.1,163.1], [165,152.4,161,144], [198.6,223.4,194.9,215.4], [184.4,184.1,185.5,187.2], [187.4,192.9,186.3,189.8], [191.1,204.2,189.9,200.4], [178.8,167.2,176.1,159], [181.1,174.1,178.8,167.2], [176.1,159,171.1,144], [189.9,200.4,188.6,196.6], [185.5,187.2,186.1,189.1], [211.2,264.3,196.1,219.2], [188.6,196.6,187.4,192.9], [184.4,184.1,183,179.7], [186.1,189.1,186.1,189.1], [194.9,215.4,192.4,207.9], [186.3,189.8,186.1,189.1], [183,179.7,181.1,174.1], [194.9,215.4,196.1,219.2], [192.4,207.9,191.1,204.2], [193.6,215,201.1,257.6], [190.5,197.3,189.9,193.7], [188.8,188,188.8,187.9], [187.5,180.5,186.7,176], [184.6,164.2,181.1,144], [188.6,186.6,188.6,186.6], [186.7,176,185.8,170.5], [185.8,170.5,184.6,164.2], [187.5,180.5,188.2,184.1], [192.4,207.9,191.1,200.8], [188.2,184.1,188.6,186.6], [193.6,215,193,211.5], [189.9,193.7,189.2,190.2], [189.2,190.2,188.8,188], [192.4,207.9,193,211.5], [191.1,200.8,190.5,197.3], [188.8,187.9,188.6,186.6], [191.1,173,191.1,168.1], [191.1,207.5,191.1,210.9], [191.1,207.5,191.1,204.2], [191.1,177.4,191.1,173], [191.1,181.2,191.1,184.1], [191.1,144,191.1,168.1], [191.1,184.1,191.1,184.1], [191.1,187.5,191.1,187], [191.1,186.1,191.1,184.1], [191.1,187,191.1,186.4], [191.1,200.8,191.1,194.1], [191.1,186.4,191.1,186.1], [191.1,194.1,191.1,190.8], [191.1,177.4,191.1,181.2], [191.1,210.9,191.1,251], [191.1,200.8,191.1,204.2], [191.1,190.8,191.1,187.5], [195,174.9,194.2,178.5], [193.6,181.6,193.1,184.1], [189.9,200.4,189.2,203.5], [188.6,206.7,189.2,203.5], [192.4,187.9,192.7,186.3], [195,174.9,195.8,170.9], [188.6,206.7,181.1,244.3], [191.1,194.1,192.4,187.9], [191.1,194.1,190.5,197.3], [195.8,170.9,201.1,144], [189.9,200.4,190.5,197.3], [193,184.7,193.1,184.1], [192.9,185.2,193,184.7], [193.6,181.6,193.6,181.6], [194.2,178.5,193.6,181.6], [192.8,185.8,192.9,185.2], [192.7,186.3,192.8,185.8], [192.4,187.9,193.1,186.1], [196.1,179.1,194.9,181.8], [193.3,185.7,193.8,184.6], [192.4,187.9,191.1,190.8], [194.9,181.8,194.9,182], [189.9,193.7,191.1,190.8], [193.8,184.6,194,184.1], [194,184.1,194.9,182], [197.4,176,196.1,179.1], [189.9,193.7,188.6,196.6], [187.4,199.6,188.6,196.6], [196.1,179.1,196.1,179.1], [193.1,186.1,193.3,185.7], [198.9,172.7,197.4,176], [187.4,199.6,186.1,202.5], [171.1,237.6,186.1,202.5], [198.9,172.7,211.2,144], [191.6,186.8,192.2,185.9], [191.1,187.5,191.6,186.8], [198.6,176.6,198.6,176.6], [198.6,176.6,196.8,179.3], [191.1,187.5,189.2,190.2], [187.4,192.9,189.2,190.2], [187.4,192.9,185.5,195.6], [192.2,185.9,192.5,185.5], [200.6,173.8,221.2,144], [183.6,198.3,185.5,195.6], [196.8,179.3,195,181.8], [161,230.9,161,230.9], [183.6,198.3,161,230.9], [193,184.7,192.5,185.5], [194.9,182,195,181.8], [200.6,173.8,198.6,176.6], [193,184.7,193.4,184.1], [194.9,182,193.4,184.1], [196.1,179.1,193.6,181.6], [201.1,174.1,198.6,176.6], [198.6,176.6,196.1,179.1], [193.6,181.6,191.1,184.1], [151,224.2,181.1,194.1], [181.1,194.1,183.6,191.6], [201.1,174.1,231.2,144], [186.1,189.1,188.6,186.6], [183.6,191.6,186.1,189.1], [191.1,184.1,188.6,186.6], [176.1,159,165,152.4], [226.2,189.1,222,186.6], [200.6,173.8,198.9,172.7], [222,186.6,217.9,184.1], [217.9,184.1,213.7,181.6], [165,152.4,151,144], [230.4,191.6,226.2,189.1], [198.9,172.7,195.8,170.9], [191.1,168.1,184.6,164.2], [213.7,181.6,209.5,179.1], [201.1,174.1,200.6,173.8], [195.8,170.9,191.1,168.1], [230.4,191.6,284.7,224.2], [209.5,179.1,205.3,176.6], [184.6,164.2,176.1,159], [205.3,176.6,201.1,174.1], [185.8,170.5,178.8,167.2], [197.4,176,195,174.9], [218.5,186,214.5,184.1], [191.1,173,185.8,170.5], [195,174.9,191.1,173], [222.4,187.9,218.5,186], [230.4,191.6,222.4,187.9], [159.4,158,151,154], [214.5,184.1,210.5,182.2], [170.1,163.1,159.4,158], [230.4,191.6,278,214.2], [210.5,182.2,206.6,180.4], [198.6,176.6,197.4,176], [206.6,180.4,202.6,178.5], [178.8,167.2,170.1,163.1], [202.6,178.5,198.6,176.6], [181.1,174.1,174.2,171.8], [214.9,185.4,211.2,184.1], [174.2,171.8,166,169.1], [214.9,185.4,222.4,187.9], [186.7,176,181.1,174.1], [211.2,184.1,207.4,182.9], [226.2,189.1,271.3,204.2], [203.6,181.6,199.9,180.4], [191.1,177.4,186.7,176], [166,169.1,151,164.1], [199.9,180.4,196.8,179.3], [194.2,178.5,191.1,177.4], [196.8,179.3,196.1,179.1], [207.4,182.9,203.6,181.6], [226.2,189.1,222.4,187.9], [196.1,179.1,194.2,178.5], [200.7,182.9,204.3,183.5], [207.8,184.1,214.9,185.4], [207.8,184.1,204.3,183.5], [218.5,186,214.9,185.4], [222,186.6,218.5,186], [193.6,181.6,191.1,181.2], [183,179.7,177.5,178.8], [194.9,181.8,193.6,181.6], [187.5,180.5,183,179.7], [191.1,181.2,187.5,180.5], [200.7,182.9,197.2,182.2], [195,181.8,194.9,181.8], [171.2,177.6,151,174.1], [222,186.6,264.6,194.1], [197.2,182.2,195,181.8], [177.5,178.8,171.2,177.6], [207.8,184.1,211.2,184.1], [188.2,184.1,184.4,184.1], [193.4,184.1,193.1,184.1], [193.4,184.1,194,184.1], [193.1,184.1,191.1,184.1], [191.1,184.1,188.2,184.1], [217.9,184.1,258,184.1], [180,184.1,175.1,184.1], [194.5,184.1,194,184.1], [194.5,184.1,197.8,184.1], [201.1,184.1,207.8,184.1], [201.1,184.1,197.8,184.1], [184.4,184.1,180,184.1], [217.9,184.1,214.5,184.1], [175.1,184.1,151,184.1], [214.5,184.1,211.2,184.1], [194.9,185.4,201.1,184.1], [192.8,185.8,192.2,185.9], [181.9,188,177.9,188.8], [188.6,186.6,185.5,187.2], [194.9,185.4,193.3,185.7], [191.7,186,191.1,186.1], [213.7,181.6,251.3,174.1], [185.5,187.2,181.9,188], [204.3,183.5,207.4,182.9], [210.5,182.2,207.4,182.9], [177.9,188.8,151,194.1], [188.6,186.6,191.1,186.1], [191.7,186,192.2,185.9], [213.7,181.6,210.5,182.2], [192.8,185.8,193.3,185.7], [201.1,184.1,204.3,183.5], [186.1,189.1,183,190.4], [189,187.9,191.1,187], [179.7,191.9,151,204.2], [191.6,186.8,191.1,187], [206.6,180.4,203.6,181.6], [197.8,184.1,200.7,182.9], [203.6,181.6,200.7,182.9], [209.5,179.1,244.6,164.1], [209.5,179.1,206.6,180.4], [191.6,186.8,192.7,186.3], [189,187.9,188.8,187.9], [186.1,189.1,188.8,187.9], [194.9,185.4,197.8,184.1], [183,190.4,179.7,191.9], [193.1,186.1,194.9,185.4], [193.1,186.1,192.7,186.3], [151,214.2,180.8,193.6], [192.5,185.5,192.9,185.2], [205.3,176.6,202.6,178.5], [183.6,191.6,186.3,189.8], [188.8,188,186.3,189.8], [191.1,186.4,191.7,186], [188.8,188,189,187.9], [191.1,186.4,189,187.9], [193.8,184.6,194.5,184.1], [183.6,191.6,180.8,193.6], [202.6,178.5,199.9,180.4], [205.3,176.6,237.9,154], [194.5,184.1,197.2,182.2], [193.8,184.6,192.9,185.2], [199.9,180.4,197.2,182.2], [192.5,185.5,191.7,186], [231.2,277.7,211.2,267.3], [201.1,262.1,191.1,256.9], [161,241.3,151,236.1], [151,236.1,141,230.9], [171.1,246.5,161,241.3], [191.1,256.9,181.1,251.7], [171.1,246.5,181.1,251.7], [211.2,267.3,201.1,262.1], [141,241.3,130.9,237.6], [130.9,237.6,130.9,237.6], [151,245,141,241.3], [171.1,252.4,181.1,256.2], [221.2,271,221.2,271], [191.1,259.9,181.1,256.2], [211.2,267.3,221.2,271], [191.1,259.9,211.2,267.3], [151,245,161,248.7], [171.1,252.4,161,248.7], [151,251,161,253.2], [191.1,259.9,201.1,262.1], [171.1,255.4,161,253.2], [120.9,244.3,120.9,244.3], [211.2,264.3,211.2,264.3], [130.9,246.5,120.9,244.3], [171.1,255.4,191.1,259.9], [130.9,246.5,141,248.7], [151,251,141,248.7], [211.2,264.3,201.1,262.1], [130.9,252.4,120.9,251.7], [151,253.9,141,253.2], [171.1,255.4,181.1,256.2], [151,253.9,171.1,255.4], [110.9,251,110.9,251], [130.9,252.4,141,253.2], [181.1,256.2,191.1,256.9], [191.1,256.9,201.1,257.6], [110.9,251,120.9,251.7], [201.1,257.6,201.1,257.6], [130.9,255.4,151,253.9], [181.1,251.7,191.1,251], [110.9,256.9,120.9,256.2], [161,253.2,171.1,252.4], [100.9,257.6,100.9,257.6], [130.9,255.4,120.9,256.2], [191.1,251,191.1,251], [110.9,256.9,100.9,257.6], [171.1,252.4,181.1,251.7], [151,253.9,161,253.2], [151,251,161,248.7], [110.9,259.9,130.9,255.4], [90.8,264.3,100.9,262.1], [110.9,259.9,100.9,262.1], [161,248.7,171.1,246.5], [90.8,264.3,90.8,264.3], [181.1,244.3,181.1,244.3], [130.9,255.4,141,253.2], [141,253.2,151,251], [171.1,246.5,181.1,244.3], [171.1,237.6,171.1,237.6], [161,241.3,171.1,237.6], [110.9,259.9,120.9,256.2], [141,248.7,151,245], [130.9,252.4,141,248.7], [120.9,256.2,130.9,252.4], [90.8,267.3,110.9,259.9], [151,245,161,241.3], [80.8,271,80.8,271], [90.8,267.3,80.8,271], [120.9,251.7,130.9,246.5], [110.9,256.9,120.9,251.7], [151,236.1,161,230.9], [70.8,277.7,90.8,267.3], [90.8,267.3,100.9,262.1], [151,236.1,141,241.3], [130.9,246.5,141,241.3], [100.9,262.1,110.9,256.9] ];

function setup() {
  createCanvas(300,300);  
  background(0);
  stroke(255);
  
  for (var i = 0; i < mesh.length; i++){
    line(mesh[i][0],mesh[i][1],mesh[i][2],mesh[i][3]);
    }
  
}
  


function draw() {
  
}
